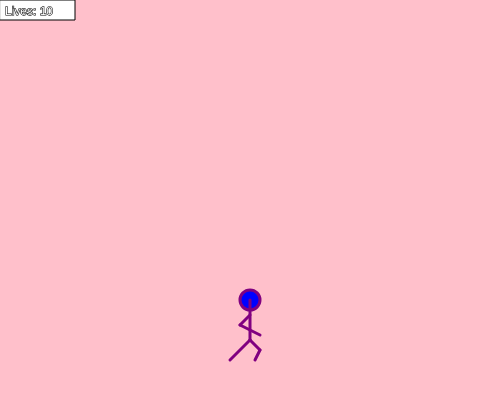
Frame 1 (no input)
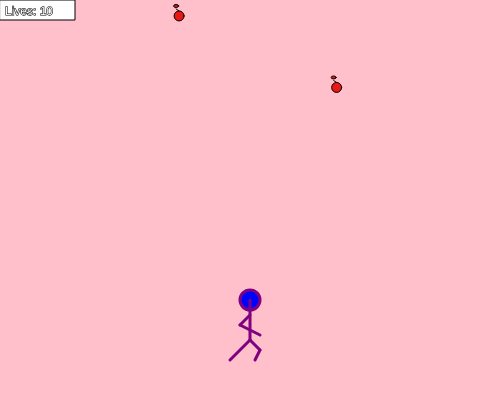
Frame 60 (no input)
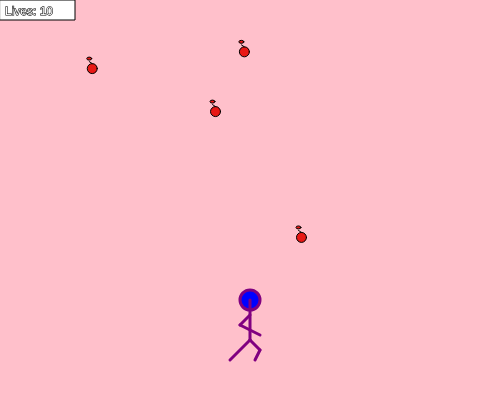
Frame 120 (the mouse pressed at the canvas centre since frame 60)

The p5.js sketch that drew these frames (run headless with seeded random() and noise() and a simulated clock; from frame 60 on, the mouse is pressed at the canvas centre):

// p5.js sketch
// ── sketch.js
//create an empty array called balls
let balls = [];

//create a variable to hold your avatar
let me;

let lives;

function setup() {
  createCanvas(500, 400);

  //make one avatar called me
  me = new Avatar(width/2, 300, 3, 3);

  lives=10;

}

function draw(){
	background("pink");

  fill("white");
  rect(0,0,75,20);
  stroke(4);
  text("Lives: " + lives,5,15);

  me.drawMe();
  me.moveMe();

  if (frameCount % 25 == 0) {
      let  b = new Ball(random(0,width), 0, random(-1,1), random(1,3));
      balls.push(b);
      console.log(balls); //print the balls array to the console
    }

  if(lives==0){
    noLoop();
  }

//	draw all the balls in that array
	for (let i = 0; i < balls.length; i++) {
	 	      balls[i].drawBall();
       	  balls[i].moveBall();
        	balls[i].bounceBall();
	  }

}

//avatar class
class Avatar {

	constructor(x,y,xspeed,yspeed){ //every avatar needs an x value, a y value, and a speed
		    this.x = x;
    		this.y = y;
        this.xspeed = xspeed;
        this.yspeed = yspeed;
	}

	drawMe(){  // draw the running person
    		stroke("purple");
        strokeWeight(3);
    		fill("blue");
		    ellipse(this.x,this.y,20,20);
        line(this.x,this.y, this.x, this.y+40);
        line(this.x, this.y+40, this.x-20, this.y+60);
        line(this.x, this.y+40, this.x+10, this.y+50);
        line(this.x+10, this.y+50, this.x+5, this.y+60);
        line(this.x, this.y+15, this.x-10, this.y+25);
        line(this.x-10, this.y+25, this.x+10, this.y+35);
	}

	moveMe(){
    if (keyIsDown(UP_ARROW)) { //if you hold the up arrow, move up by yspeed
       this.y -= this.yspeed;
    }

    if (keyIsDown(DOWN_ARROW)) { // if you hold the down arrow, move down by yspeed
        this.y += this.yspeed;
    }

    if (keyIsDown(RIGHT_ARROW)) { //if you hold the right arrow, move right by xspeed
      this.x += this.xspeed;
    }

    if (keyIsDown(LEFT_ARROW)) { //if you hold the left arrow, move left by xspeed
      this.x -= this.xspeed;
    }
	}

  die(){

  }

}


//ball class from which to create new balls with similar properties.
class Ball {

	//every ball needs an x value, a y value, and a speed
	constructor(x,y,xspeed,yspeed){
		this.x = x;
    this.y = y;
    this.xspeed = xspeed;
    this.yspeed = yspeed;
	}

	// draw a ball on the screen at x,y
	drawBall(){
    	stroke(0);
      strokeWeight(1);
    	fill(232,24,21);
		  ellipse(this.x,this.y,10,10);
      line(this.x,this.y-5,this.x-3,this.y-7);
      ellipse(this.x-3,this.y-10,5,3);
	}

	//update the location of the ball, so it moves across the screen
	moveBall(){
		this.x = this.x + this.xspeed;
		this.y = this.y + this.yspeed;
	}

	//if the ball hits the person, change the speed value to negative (send it in the opposite direction)
  	bounceBall(){
    		if (this.x >= me.x-15 && this.x <= me.x+15 && this.y > me.y-40 && this.y < me.y+40){
      			this.yspeed = -this.yspeed;
          lives = lives-1;
    		}
  	}

}
